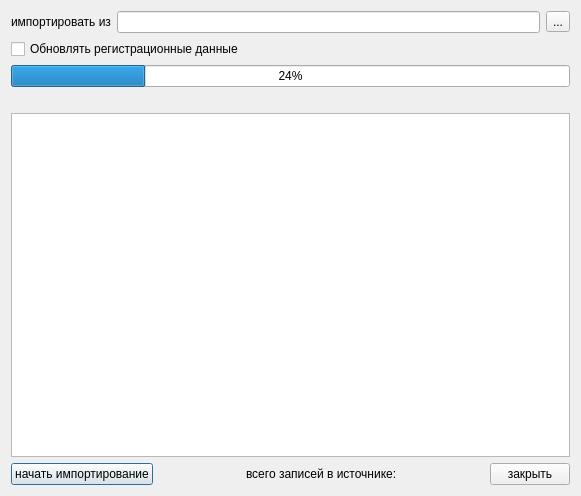
<?xml version="1.0" encoding="UTF-8"?>
<ui version="4.0">
 <class>Dialog</class>
 <widget class="QDialog" name="Dialog">
  <property name="geometry">
   <rect>
    <x>0</x>
    <y>0</y>
    <width>581</width>
    <height>496</height>
   </rect>
  </property>
  <property name="windowTitle">
   <string>Импорт ИЭМК для Смоленской области</string>
  </property>
  <layout class="QGridLayout">
   <item row="5" column="0">
    <widget class="QTextBrowser" name="log"/>
   </item>
   <item row="0" column="0">
    <layout class="QHBoxLayout">
     <property name="spacing">
      <number>6</number>
     </property>
     <property name="margin">
      <number>0</number>
     </property>
     <item>
      <widget class="QLabel" name="label">
       <property name="text">
        <string>импортировать из</string>
       </property>
      </widget>
     </item>
     <item>
      <widget class="QLineEdit" name="edtFileName"/>
     </item>
     <item>
      <widget class="QToolButton" name="btnSelectFile">
       <property name="text">
        <string>...</string>
       </property>
      </widget>
     </item>
    </layout>
   </item>
   <item row="2" column="0">
    <widget class="CProgressBar" name="progressBar">
     <property name="value">
      <number>24</number>
     </property>
     <property name="orientation">
      <enum>Qt::Horizontal</enum>
     </property>
    </widget>
   </item>
   <item row="4" column="0">
    <widget class="QLabel" name="stat">
     <property name="text">
      <string/>
     </property>
    </widget>
   </item>
   <item row="6" column="0">
    <layout class="QHBoxLayout">
     <property name="spacing">
      <number>6</number>
     </property>
     <property name="margin">
      <number>0</number>
     </property>
     <item>
      <widget class="QPushButton" name="btnImport">
       <property name="text">
        <string>начать импортирование</string>
       </property>
      </widget>
     </item>
     <item>
      <spacer>
       <property name="orientation">
        <enum>Qt::Horizontal</enum>
       </property>
       <property name="sizeHint" stdset="0">
        <size>
         <width>40</width>
         <height>20</height>
        </size>
       </property>
      </spacer>
     </item>
     <item>
      <widget class="QLabel" name="labelNum">
       <property name="text">
        <string>всего записей в источнике:</string>
       </property>
      </widget>
     </item>
     <item>
      <spacer>
       <property name="orientation">
        <enum>Qt::Horizontal</enum>
       </property>
       <property name="sizeHint" stdset="0">
        <size>
         <width>40</width>
         <height>20</height>
        </size>
       </property>
      </spacer>
     </item>
     <item>
      <widget class="QPushButton" name="btnClose">
       <property name="text">
        <string>закрыть</string>
       </property>
      </widget>
     </item>
    </layout>
   </item>
   <item row="1" column="0">
    <widget class="QCheckBox" name="chkUpdateRegData">
     <property name="text">
      <string>Обновлять регистрационные данные</string>
     </property>
    </widget>
   </item>
  </layout>
 </widget>
 <customwidgets>
  <customwidget>
   <class>CProgressBar</class>
   <extends>QProgressBar</extends>
   <header>library/ProgressBar.h</header>
  </customwidget>
 </customwidgets>
 <resources/>
 <connections/>
</ui>
